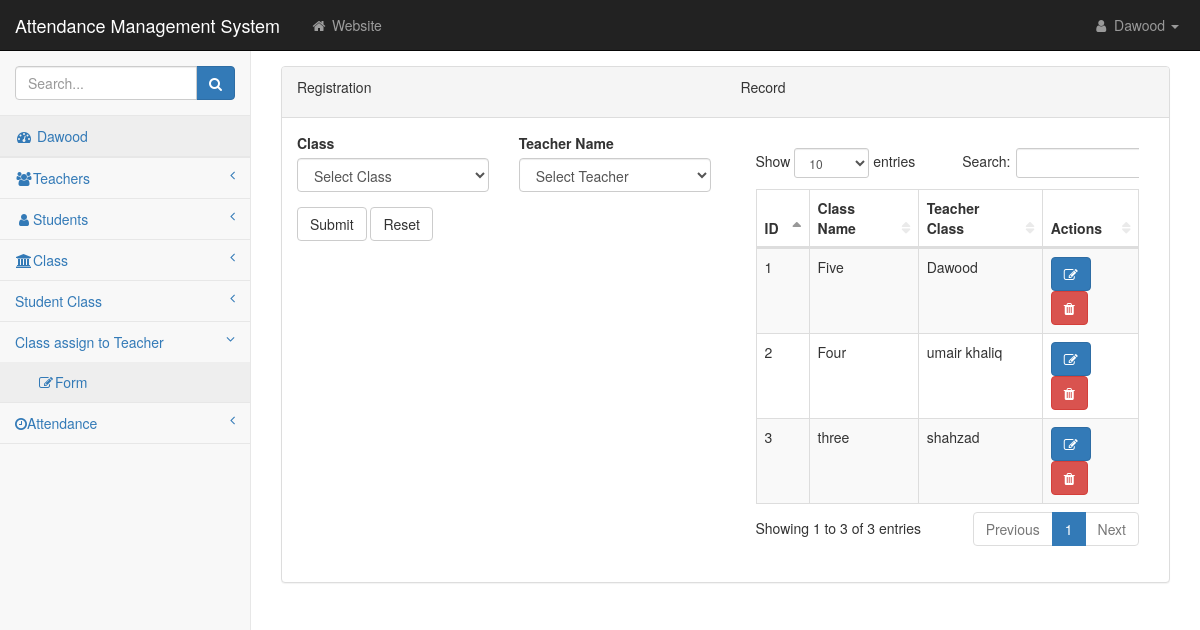
Screenshot of /pages/teacherclass.php (signed in) with the database file from the repository.
### tables this page shows
CREATE TABLE `tblclassassignteacher` (
  `ctId` int(11) NOT NULL,
  `clId` int(10) UNSIGNED NOT NULL,
  `tId` int(10) UNSIGNED NOT NULL
);

CREATE TABLE `tblclass` (
  `clId` int(11) NOT NULL,
  `cllName` varchar(50) NOT NULL,
  `clStatus` int(2) NOT NULL DEFAULT 1
);

CREATE TABLE `tblteachers` (
  `tId` int(11) NOT NULL,
  `tName` varchar(50) NOT NULL,
  `tUserName` varchar(50) NOT NULL,
  `tPassword` varchar(50) NOT NULL,
  `tEmail` varchar(50) NOT NULL,
  `tContact` varchar(50) NOT NULL,
  `tCnic` varchar(50) NOT NULL,
  `tGender` varchar(50) NOT NULL,
  `tImage` varchar(200) NOT NULL,
  `tAddress` varchar(50) NOT NULL,
  `tStatus` int(2) NOT NULL DEFAULT 1,
  `rId` int(10) UNSIGNED NOT NULL
);

### pages/teacherclass.php (the view, shortened to what this page needs)
<!DOCTYPE html>
<html lang="en">
   <?php
   require 'include/connection.php';
    require 'include/head.php';
   ?>
    <body>
        <div id="wrapper">
    <?php
    require 'include/sidebar.php';
   ?>
            <div id="page-wrapper">
                <div class="container-fluid">
                    <div class="row" style="margin-top:4%;">
                        <div class="col-lg-12">
                            <div class="panel panel-default">
                                <div class="panel-heading">
                                    <div class="row">
                                        <div class="col-md-6">
                                    <?php
                                    if (isset($_GET['msgs']) && $_GET['msgs'] == 'success') {
                                        echo "<div class='alert alert-success alert-dismissible'>
                                        <button type='button' class='close' data-dismiss='alert' aria-hidden='true'>&times;</button>
                                        <a href='#' class='alert-link'>Record Delete Successfully</a>.
                                    </div>";
                                    }
                                    elseif (isset($_GET['msgs']) && $_GET['msgs'] == 'error') {
                                         echo "<div class='alert alert-danger alert-dismissible'>
                                        <button type='button' class='close' data-dismiss='alert' aria-hidden='true'>&times;</button>
                                        <a href='#' class='alert-link'Record is not Delete Successfully</a>.
                                    </div>";
                                    }
                                    elseif (isset($_GET['sms']) && $_GET['sms'] == 'success') {
                                         echo "<div class='alert alert-success alert-dismissible'>
                                        <button type='button' class='close' data-dismiss='alert' aria-hidden='true'>&times;</button>
                                        <a href='#' class='alert-link'>Record is Update Successfully</a>.
                                    </div>";
                                    }
                                    elseif (isset($_GET['sms']) && $_GET['sms'] == 'error') {
                                         echo "<div class='alert alert-danger alert-dismissible'>
                                        <button type='button' class='close' data-dismiss='alert' aria-hidden='true'>&times;</button>
                                        <a href='#' class='alert-link'>Record is not Update Successfully</a>.
                                    </div>";
                                    }
                                    else{
                                        echo "Registration";
                                    }
                                     ?>
                                     </div>
                                     <div class="col-md-6">
                                        <p>Record</p>
                                     </div>
                                    </div>
                                </div>
                                <div class="panel-body">
                                    <div class="row">
                                        <div class="col-lg-6">
                                            <form role="form" action="teacherclass/insertion.php" method="post" enctype="multipart/form-data">
                                                <div class="row">
                                                <div class="form-group col-md-6">
                                                        <label>Class</label>
                                                        <select name="class" class="form-control">
                                                            <option value="">Select Class</option>
                                                        </select>
                                                    </div>
                                                    <div class="form-group col-md-6">
                                                        <label>Teacher Name</label>
                                                        <select name="teacher" class="form-control">
                                                            <option value="">Select Teacher</option>
                                                        </select>
                                                    </div>
                                                </div>
                                                <button type="submit" class="btn btn-default">Submit</button>
                                                <button type="reset" class="btn btn-default">Reset</button>
                                            </form>
                                        </div>
                                        <?php
                                            $query = "select * from tblclassassignteacher
                                            inner join tblclass on tblclass.clId = tblclassassignteacher.clId
                                            inner join tblteachers on tblteachers.tId = tblclassassignteacher.tId";
                                            $go = mysqli_query($connect,$query);
                                        ?>
                                        <div class="col-md-6">
                                        <div class="panel-body">
                                    <div class="table-responsive">
                                        <table class="table table-striped table-bordered table-hover" id="dataTables-example">
                                            <thead>
                                                <tr>
                                                    <th>ID</th>
                                                    <th>Class Name</th>
                                                    <th>Teacher Class</th>
                                                    <th>Actions</th>
                                                </tr>
                                            </thead>
                                            <tbody>
                                                <?php
                                                    $a=1;
                                                    while($record = mysqli_fetch_array($go))
                                                    {
                                                ?>
                                                <tr>
                                               <td><?php echo $a; ?></td>
                                               <td><?php echo $record['cllName']; ?></td>
                                               <td><?php echo $record['tName']; ?></td>
                                               <td>
                                                  <a href="teacherclassEdit.php?tclid=<?php echo $record['ctId']; ?>"><button type="button" class="btn btn-primary">
                                                  <i class="fa fa-edit"></i></button></a>
                                                  <a href="teacherclass/delete.php?tclid=<?php echo $record['ctId']; ?>" onclick="return confirm('are you sure')"><button class="btn btn-danger"><i class="fa fa-trash"></i></button></a>
                                                </td>
                                             <?php $a++; } ?>
                                             </tr>
                                            </tbody>
                                        </table>
                                    </div>
                                </div>
                                        </div>
                                    </div>
                                </div>
                            </div>
                        </div>
                    </div>
                </div>
            </div>
        </div>
    </body>
</html>

### css/startmin.css (style rules this page uses)
body { background-color: #f8f8f8; }
#wrapper { width: 100%; }
#page-wrapper { padding-top: 30px; min-height: 568px; background-color: #fff; }
@media (min-width:768px) { #page-wrapper { position: inherit; margin-left: 250px; padding: 30px 15px 0 15px; border-left: 1px solid #e7e7e7; } }
table.dataTable thead .sorting, table.dataTable thead .sorting_asc, table.dataTable thead .sorting_desc, table.dataTable thead .sorting_asc_disabled, table.dataTable thead .sorting_desc_disabled { background: 0 0; }
table.dataTable thead .sorting_asc:after { content: "\f0de"; float: right; font-family: fontawesome; }
table.dataTable thead .sorting:after { content: "\f0dc"; float: right; font-family: fontawesome; color: rgba(50,50,50,.5); }

### rows the page displays
tblclassassignteacher: clId.cllName "Five", tId.tName "Dawood"
tblclassassignteacher: clId.cllName "Four", tId.tName "umair khaliq"
tblclassassignteacher: clId.cllName "three", tId.tName "shahzad"

### other values shown
$_SESSION['TNAME'] "Dawood"
